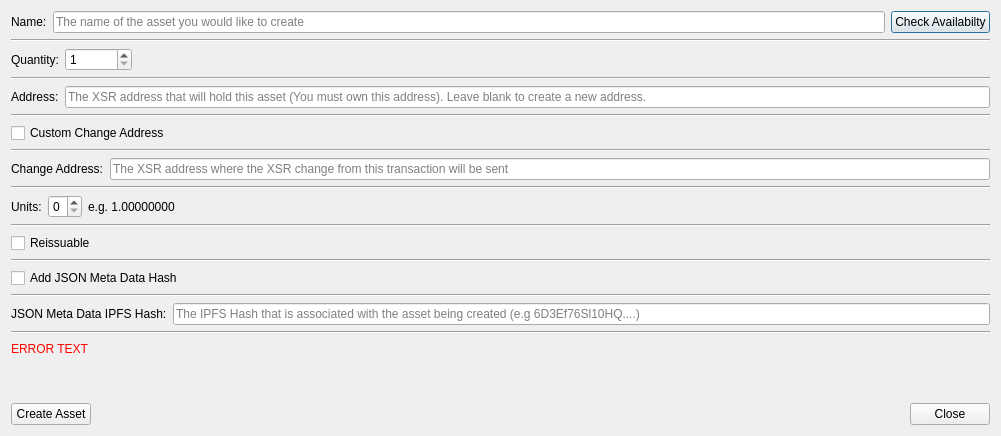
<?xml version="1.0" encoding="UTF-8"?>
<ui version="4.0">
 <class>CreateAssetDialog</class>
 <widget class="QDialog" name="CreateAssetDialog">
  <property name="geometry">
   <rect>
    <x>0</x>
    <y>0</y>
    <width>1001</width>
    <height>436</height>
   </rect>
  </property>
  <property name="windowTitle">
   <string notr="true">Transaction details</string>
  </property>
  <layout class="QVBoxLayout" name="verticalLayout">
   <item>
    <layout class="QHBoxLayout" name="horizontalLayout">
     <item>
      <widget class="QLabel" name="assetNameLabel">
       <property name="text">
        <string>Name:</string>
       </property>
      </widget>
     </item>
     <item>
      <widget class="QLineEdit" name="nameText">
       <property name="toolTip">
        <string>A-Z 0-9 and . or _ as the second character</string>
       </property>
       <property name="placeholderText">
        <string>The name of the asset you would like to create</string>
       </property>
      </widget>
     </item>
     <item>
      <widget class="QPushButton" name="availabilityButton">
       <property name="text">
        <string>Check Availabilty</string>
       </property>
      </widget>
     </item>
    </layout>
   </item>
   <item>
    <widget class="Line" name="line">
     <property name="orientation">
      <enum>Qt::Horizontal</enum>
     </property>
    </widget>
   </item>
   <item>
    <layout class="QHBoxLayout" name="horizontalLayout_2">
     <item>
      <widget class="QLabel" name="quantityLabel">
       <property name="text">
        <string>Quantity:</string>
       </property>
      </widget>
     </item>
     <item>
      <widget class="QDoubleSpinBox" name="quantitySpinBox">
       <property name="toolTip">
        <string>The number of assets that will be created</string>
       </property>
       <property name="decimals">
        <number>0</number>
       </property>
       <property name="minimum">
        <double>1.000000000000000</double>
       </property>
       <property name="maximum">
        <double>21000000000.000000000000000</double>
       </property>
       <property name="value">
        <double>1.000000000000000</double>
       </property>
      </widget>
     </item>
     <item>
      <spacer name="horizontalSpacer">
       <property name="orientation">
        <enum>Qt::Horizontal</enum>
       </property>
       <property name="sizeType">
        <enum>QSizePolicy::Expanding</enum>
       </property>
       <property name="sizeHint" stdset="0">
        <size>
         <width>60</width>
         <height>20</height>
        </size>
       </property>
      </spacer>
     </item>
    </layout>
   </item>
   <item>
    <widget class="Line" name="line_2">
     <property name="orientation">
      <enum>Qt::Horizontal</enum>
     </property>
    </widget>
   </item>
   <item>
    <layout class="QHBoxLayout" name="horizontalLayout_3">
     <item>
      <widget class="QLabel" name="addressLabel">
       <property name="text">
        <string>Address:</string>
       </property>
      </widget>
     </item>
     <item>
      <widget class="QLineEdit" name="addressText">
       <property name="text">
        <string/>
       </property>
       <property name="placeholderText">
        <string>The XSR address that will hold this asset (You must own this address). Leave blank to create a new address.</string>
       </property>
      </widget>
     </item>
    </layout>
   </item>
   <item>
    <widget class="Line" name="line_3">
     <property name="orientation">
      <enum>Qt::Horizontal</enum>
     </property>
    </widget>
   </item>
   <item>
    <widget class="QCheckBox" name="xsrChangeBox">
     <property name="toolTip">
      <string>Add a custom change address from the xsr spent to create this asset</string>
     </property>
     <property name="text">
      <string>Custom Change Address</string>
     </property>
    </widget>
   </item>
   <item>
    <widget class="Line" name="line_7">
     <property name="orientation">
      <enum>Qt::Horizontal</enum>
     </property>
    </widget>
   </item>
   <item>
    <layout class="QHBoxLayout" name="horizontalLayout_9">
     <item>
      <widget class="QLabel" name="changeAddressLabel">
       <property name="text">
        <string>Change Address:</string>
       </property>
      </widget>
     </item>
     <item>
      <widget class="QLineEdit" name="changeAddressText">
       <property name="placeholderText">
        <string>The XSR address where the XSR change from this transaction will be sent</string>
       </property>
      </widget>
     </item>
    </layout>
   </item>
   <item>
    <widget class="Line" name="changeAddressLine">
     <property name="orientation">
      <enum>Qt::Horizontal</enum>
     </property>
    </widget>
   </item>
   <item>
    <layout class="QHBoxLayout" name="horizontalLayout_4">
     <item>
      <widget class="QLabel" name="unitsLabel">
       <property name="text">
        <string>Units:</string>
       </property>
      </widget>
     </item>
     <item>
      <widget class="QSpinBox" name="unitBox">
       <property name="toolTip">
        <string>How divisble the assets will be (e.g. 8 = 1.00000000, 2 = 1.00)</string>
       </property>
       <property name="maximum">
        <number>8</number>
       </property>
      </widget>
     </item>
     <item>
      <widget class="QLabel" name="unitExampleLabel">
       <property name="text">
        <string>e.g. 1.00000000</string>
       </property>
      </widget>
     </item>
     <item>
      <spacer name="horizontalSpacer_2">
       <property name="orientation">
        <enum>Qt::Horizontal</enum>
       </property>
       <property name="sizeHint" stdset="0">
        <size>
         <width>40</width>
         <height>20</height>
        </size>
       </property>
      </spacer>
     </item>
    </layout>
   </item>
   <item>
    <widget class="Line" name="line_4">
     <property name="orientation">
      <enum>Qt::Horizontal</enum>
     </property>
    </widget>
   </item>
   <item>
    <layout class="QHBoxLayout" name="horizontalLayout_5">
     <item>
      <widget class="QCheckBox" name="reissuableBox">
       <property name="toolTip">
        <string>If the owner of this asset will be able to issue more assets in the future</string>
       </property>
       <property name="text">
        <string>Reissuable</string>
       </property>
      </widget>
     </item>
    </layout>
   </item>
   <item>
    <widget class="Line" name="line_5">
     <property name="orientation">
      <enum>Qt::Horizontal</enum>
     </property>
    </widget>
   </item>
   <item>
    <layout class="QHBoxLayout" name="horizontalLayout_6">
     <item>
      <widget class="QCheckBox" name="ipfsBox">
       <property name="toolTip">
        <string>Does this asset have an ipfs hash to go with it</string>
       </property>
       <property name="text">
        <string>Add JSON Meta Data Hash</string>
       </property>
      </widget>
     </item>
    </layout>
   </item>
   <item>
    <widget class="Line" name="line_6">
     <property name="orientation">
      <enum>Qt::Horizontal</enum>
     </property>
    </widget>
   </item>
   <item>
    <layout class="QHBoxLayout" name="horizontalLayout_7">
     <item>
      <widget class="QLabel" name="ipfsHashLabel">
       <property name="text">
        <string>JSON Meta Data IPFS Hash:</string>
       </property>
      </widget>
     </item>
     <item>
      <widget class="QLineEdit" name="ipfsText">
       <property name="toolTip">
        <string>The ipfs hash that contains information about the asset</string>
       </property>
       <property name="maxLength">
        <number>46</number>
       </property>
       <property name="placeholderText">
        <string>The IPFS Hash that is associated with the asset being created (e.g 6D3Ef76Sl10HQ....)</string>
       </property>
      </widget>
     </item>
    </layout>
   </item>
   <item>
    <widget class="Line" name="ipfsLine">
     <property name="orientation">
      <enum>Qt::Horizontal</enum>
     </property>
    </widget>
   </item>
   <item>
    <widget class="QLabel" name="messageLabel">
     <property name="styleSheet">
      <string notr="true">color: red</string>
     </property>
     <property name="text">
      <string>ERROR TEXT</string>
     </property>
    </widget>
   </item>
   <item>
    <spacer name="verticalSpacer">
     <property name="orientation">
      <enum>Qt::Vertical</enum>
     </property>
     <property name="sizeType">
      <enum>QSizePolicy::Preferred</enum>
     </property>
     <property name="sizeHint" stdset="0">
      <size>
       <width>20</width>
       <height>40</height>
      </size>
     </property>
    </spacer>
   </item>
   <item>
    <layout class="QHBoxLayout" name="horizontalLayout_8">
     <item>
      <widget class="QPushButton" name="createAssetButton">
       <property name="text">
        <string>Create Asset</string>
       </property>
      </widget>
     </item>
     <item>
      <spacer name="horizontalSpacer_3">
       <property name="orientation">
        <enum>Qt::Horizontal</enum>
       </property>
       <property name="sizeHint" stdset="0">
        <size>
         <width>40</width>
         <height>20</height>
        </size>
       </property>
      </spacer>
     </item>
     <item>
      <widget class="QPushButton" name="closeButton">
       <property name="text">
        <string>Close</string>
       </property>
      </widget>
     </item>
    </layout>
   </item>
  </layout>
 </widget>
 <resources/>
 <connections/>
</ui>
